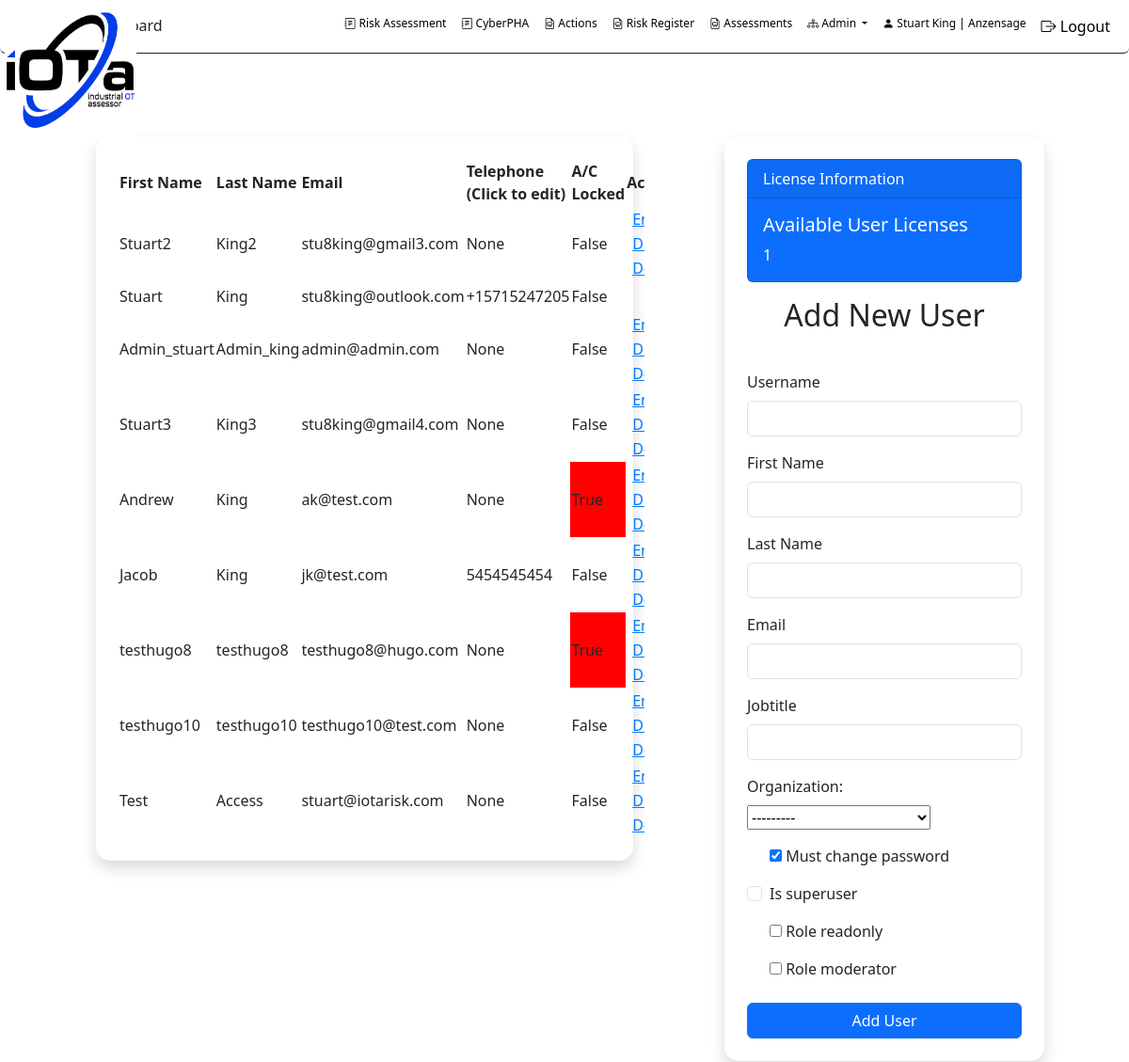
/OTRisk/admin_users/ (signed in), run on the app's committed database.
### accounts/models.py (models this page shows, shortened)
class UserProfile(models.Model):
    user = models.OneToOneField(User, on_delete=models.CASCADE)
    organization = models.ForeignKey(Organization, on_delete=models.CASCADE)
    must_change_password = models.BooleanField(default=True)
    abuse_flag = models.BooleanField(default=False)
    jobtitle = models.CharField(max_length=100, default='')
    role_moderator = models.BooleanField(default=False)
    role_readonly = models.BooleanField(default=False)
    phone_number = models.CharField(max_length=15, blank=True, null=True)
    two_factor_confirmed = models.BooleanField(default=False)
    failed_login_attempts = models.IntegerField(null=True, default=0)
    class Meta:
        db_table = 'userprofile'
        managed = True

class Organization(models.Model):
    id = models.AutoField(primary_key=True)
    name = models.CharField(max_length=255)
    address = models.TextField(null=True, blank=True)
    address2 = models.TextField(null=True, blank=True)
    city = models.TextField(null=True, blank=True)
    state = models.TextField(null=True, blank=True)
    zip = models.TextField(null=True, blank=True)
    country = models.TextField(null=True, blank=True)
    subscription_type = models.ForeignKey(SubscriptionType, on_delete=models.SET_NULL, null=True, blank=True)
    subscription_status = models.BooleanField(default=False)
    subscription_start = models.DateField(null=True, blank=True)
    subscription_end = models.DateField(null=True, blank=True)
    max_users = models.IntegerField(default=1, null=False)
    create_date = models.DateTimeField(auto_now_add=True)
    created_by = models.ForeignKey(settings.AUTH_USER_MODEL, on_delete=models.CASCADE,
                                   related_name='organization_creators')
    last_updated = models.DateTimeField(auto_now=True)
    class Meta:
        db_table = 'organization'
        managed = True
    def __str__(self):
        return self.name

### OTRisk/views.py (the view)
# urls.py: path('admin_users/', views.admin_users, name='admin_users'),
@login_required
def admin_users(request):
    current_user_profile = UserProfile.objects.get(user=request.user)
    organization = current_user_profile.organization
    total_users = UserProfile.objects.filter(organization=organization).count()
    max_users = organization.max_users
    available_licenses = max_users - total_users
    is_staff_user = request.user.is_staff
    if is_staff_user:
        user_profiles = UserProfile.objects.all()
    else:
        user_profiles = UserProfile.objects.filter(organization=organization)
    user_profiles = UserProfile.objects.filter(organization=organization)
    user_form = UserForm(request.POST or None)
    profile_form = UserProfileForm(request.POST or None)
    if request.method == 'POST':
        user_form = UserForm(request.POST)
        profile_data = request.POST.copy()
        if not request.user.is_staff:
            profile_data['organization'] = current_user_profile.organization.id
        profile_form = UserProfileForm(profile_data)
        if user_form.is_valid():
            password = generate_password()
            user = user_form.save(commit=False)
            user.set_password(password)  # Set the password correctly
            user.last_login = None  # Set last_login to Non
            user.is_superuser = user_form.cleaned_data.get('is_superuser', False)
            user.is_active = True
            user.save()
            if profile_form.is_valid():
                user_profile = profile_form.save(commit=False)
                user_profile.user = user
                user_profile.save()
                send_password_email(user.email, password)
                return redirect('/OTRisk/admin_users')
            else:
                pass
        else:
            pass
    else:
        user_form = UserForm()
        profile_form = UserProfileForm()
        current_user_profile = UserProfile.objects.get(user=request.user)
        organization = current_user_profile.organization
        user_profiles = UserProfile.objects.filter(organization=organization)
    return render(request, 'admin_users.html',
                  {'user_form': user_form, 'profile_form': profile_form, 'user_profiles': user_profiles,
                   'is_staff_user': is_staff_user, 'available_licenses': available_licenses})

### OTRisk/forms.py
class UserForm(forms.ModelForm):
    username = forms.CharField(widget=forms.TextInput(attrs={'class': 'form-control'}))
    first_name = forms.CharField(widget=forms.TextInput(attrs={'class': 'form-control'}))
    last_name = forms.CharField(widget=forms.TextInput(attrs={'class': 'form-control'}))
    email = forms.EmailField(widget=forms.EmailInput(attrs={'class': 'form-control'}))
    is_superuser = forms.BooleanField(required=False, widget=forms.CheckboxInput(attrs={'class': 'form-check-input'}))
    is_active = forms.BooleanField(required=False, widget=forms.CheckboxInput(attrs={'class': 'form-check-input'}))
    class Meta:
        model = User
        fields = ['username', 'first_name', 'last_name', 'email', 'is_superuser', 'is_active']

class UserProfileForm(forms.ModelForm):
    jobtitle = forms.CharField(
        widget=forms.TextInput(attrs={'class': 'form-control'}),  # Applying Bootstrap class
        max_length=100,
        required=False  # Set to True if this field is required
    )
    class Meta:
        model = UserProfile
        fields = ['organization', 'must_change_password', 'jobtitle', 'role_moderator', 'role_readonly']

### OTRisk/templates/OTRisk/admin_users.html (shortened to what this page needs)
{% load static %}
<!DOCTYPE html>
<html>
<head>
    <link rel="stylesheet" href="https://stackpath.bootstrapcdn.com/bootstrap/4.1.1/css/bootstrap.min.css">
    <link rel="stylesheet" href="https://cdnjs.cloudflare.com/ajax/libs/bootstrap-select/1.13.1/css/bootstrap-select.min.css">
    <link href="https://cdn.jsdelivr.net/npm/bootstrap-icons@1.7.1/font/bootstrap-icons.css" rel="stylesheet">
        <link rel="stylesheet" type="text/css" href="https://cdn.datatables.net/1.10.25/css/jquery.dataTables.css">
     {% load django_bootstrap5 %}
     {% bootstrap_css %}
</head>
<body>
<nav class="navbar navbar-expand-lg navbar-scroll shadow-0 border-bottom border-dark rounded">
  <div class="container-fluid d-flex justify-content-between">
   <a class="navbar-brand" href="{% url 'OTRisk:dashboardhome' %}"><img src="{% static 'images/iota - white 1.png' %}" style="height: 140px; width: 140px" class="navbar-logo" alt="">   </a>
      <h6 class="my-auto text-center flex-grow-1">Dashboard</h6>
    <div class="collapse navbar-collapse" id="navbarSupportedContent">
      <ul class="navbar-nav ms-auto">
        <li class="nav-item">
          <a class="nav-link"  style="font-size: 12px;" href="{% url 'OTRisk:qraw' %}"><i class="bi bi-journal-text"></i> Risk Assessment</a>
        </li>
        <li class="nav-item">
          <a class="nav-link" style="font-size: 12px;" href="{% url 'OTRisk:iotaphamanager' %}"><i class="bi bi-journal-text"></i> CyberPHA</a>
        </li>
          <li class="nav-item">
          <a class="nav-link" style="font-size: 12px;" href="{% url 'OTRisk:ra_actions_view_default' %}" tabindex="-1" ><i class="bi-file-earmark-easel"></i> Actions</a>
        </li>
        <li class="nav-item">
          <a class="nav-link" style="font-size: 12px;" href="{% url 'OTRisk:risk_register' %}" tabindex="-1" ><i class="bi-file-earmark-easel"></i> Risk Register</a>
        </li>
        <li class="nav-item">
          <a class="nav-link" style="font-size: 12px;" href="{% url 'OTRisk:list_frameworks' %}" tabindex="-1" ><i class="bi-file-earmark-easel"></i> Assessments</a>
        </li>
        <li class="nav-item dropdown">
            <a class="nav-link dropdown-toggle" href="#" id="navbarDropdown" role="button" data-bs-toggle="dropdown" aria-expanded="false" style="font-size: 12px;">
                <i class="bi bi-diagram-3"></i> Admin
              </a>
        </li>
        <li class="nav-item">
            <a class="nav-link" href="{% url 'accounts:profile' %}" style="font-size: 12px;">
                <i class="bi bi-person-fill"></i> {{ user.first_name }} {{ user.last_name }} | {{ user.userprofile.organization.name }}
            </a>
        </li>
          <li class="nav-item">
            <a class="nav-link" href="{% url 'logout' %}">
                <i class="bi bi-box-arrow-right"></i> Logout
            </a>
        </li>
      </ul>
    </div>
  </div>
</nav>
    <div class="row" style="height: 80px;">
    <div class="col-md-10 bg-white"></div>
    <div class="col-md-1 bg-white"></div>
</div>
<div class="row">
    <div class="col-md-10 bg-white" style="text-align: center"><h5></h5></div>
    <div class="col-md-1 bg-white"></div>
</div>
<div class="row">
<div class="col-md-1 bg-white"></div>
<div class = "col-md-10">
    <div class="row">
        <div class="col-md-7">
        <div class="bg-white p-4 shadow" style="border-radius: 15px;">
            <table id="usersTable" class="display">
    <thead>
        <tr>
            <th>First Name</th>
            <th>Last Name</th>
            <th>Email</th>
            <th>Telephone (Click to edit)</th>
            <th>A/C Locked</th>
            <th>Actions</th>
            <th>Save</th>
        </tr>
    </thead>
    <tbody>
        {% for user_profile in user_profiles %}
        <tr data-user-id="{{ user_profile.user.id }}">
            <td>{{ user_profile.user.first_name }}</td>
            <td>{{ user_profile.user.last_name }}</td>
            <td>{{ user_profile.user.email }}</td>
            <td onclick="makeEditable(this)">{{ user_profile.phone_number }}</td>
           <td style="{% if user_profile.user.is_active == 0 %}background-color: red;{% endif %}">
                {% if user_profile.user.is_active == 0 %}
                    True
                {% else %}
                    False
                {% endif %}
            </td>
            <td>
                {% if user_profile.user.id != request.user.id and request.user.is_superuser %}
                    <button id="enable-btn" class="enable-btn btn-link" style="border-style: none">Enable</button>
                    <button id="disable-btn" class="disable-btn btn-link" style="border-style: none">Disable</button>
                    <button id="delete-btn" class="delete-btn btn-link" style="border-style: none">Delete</button>
                {% endif %}
            </td>
            <td>
                <button onclick="saveChanges(this)">Save</button>
            </td>
        </tr>
        {% endfor %}
    </tbody>
</table>
        </div>
        </div>
        <div class="col-md-1 bg-white"></div>
<div class="col-md-4 bg-white p-4 shadow" style="border-radius: 15px;">
    {% if user.is_superuser %}
        <div class="row">
            <div class="col-md-12">
            <div class="card text-white bg-primary mb-3">
                <div class="card-header">License Information</div>
                <div class="card-body">
                    <h5 class="card-title">Available User Licenses</h5>
                    <p class="card-text">{{ available_licenses }}</p>
                </div>
            </div>
            </div>
                <h2 class="text-center mb-4">Add New User</h2>
                <form method="post" class="mt-3">
                    <div class="form-group mb-3">
                        <label for="id_username">Username</label>
                        {{ user_form.username }}
                    </div>
                    <div class="form-group mb-3">
                        <label for="id_first_name">First Name</label>
                        {{ user_form.first_name }}
                    </div>
                    <div class="form-group mb-3">
                        <label for="id_last_name">Last Name</label>
                        {{ user_form.last_name }}
                    </div>
                    <div class="form-group mb-3">
                        <label for="id_email">Email</label>
                        {{ user_form.email }}
                    </div>
                    <div class="form-group mb-3">
                        <label for="{{ profile_form.jobtitle.id_for_label }}">{{ profile_form.jobtitle.label }}</label>
                        {{ profile_form.jobtitle }}
                    </div>
                    {% if is_staff_user %}
                        <div class="mb-3">
                            {{ profile_form.organization.label_tag }}
                            {{ profile_form.organization }}
                        </div>
                    {% endif %}
                    <div class="form-check mb-3">
                        {{ profile_form.must_change_password }}
                        <label class="form-check-label" for="{{ profile_form.must_change_password.id_for_label }}">
                            {{ profile_form.must_change_password.label }}
                        </label>
                    </div>
                    <div class="form-check mb-3">
                        {{ user_form.is_superuser }}
                        <label class="form-check-label" for="{{ user_form.is_superuser.id_for_label }}">
                            {{ user_form.is_superuser.label }}
                        </label>
                    </div>
                    <div class="form-check mb-3">
                        {{ profile_form.role_readonly }}
                        <label class="form-check-label" for="{{ profile_form.role_readonly.id_for_label }}">
                            {{ profile_form.role_readonly.label }}
                        </label>
                    </div>
                    <div class="form-check mb-4">
                        {{ profile_form.role_moderator }}
                        <label class="form-check-label" for="{{ profile_form.role_moderator.id_for_label }}">
                            {{ profile_form.role_moderator.label }}
                        </label>
                    </div>
                    <button type="submit" class="btn btn-primary w-100">Add User</button>
                </form>
            </div>
        </div>
    {% else %}
        <h2 class="text-center">Your Information</h2>
        <p class="mt-4"><strong>First Name:</strong> {{ user.first_name }}</p>
        <p><strong>Last Name:</strong> {{ user.last_name }}</p>
        <p><strong>Email:</strong> {{ user.email }}</p>
        <p><strong>Active since:</strong> {{ user.date_joined }}</p>
    {% endif %}
</div>
    </div>
</div>
</body>
</html>

### OTRisk/templates/OTRisk/admin_users.html (style rules this page uses)
.navbar-scroll .nav-link, .navbar-scroll .navbar-toggler-icon, .navbar-scroll .navbar-brand { color: #000000; }
.navbar-scroll { background-color: #ffffff; text-decoration-color: #000000; }
.navbar-scrolled .nav-link, .navbar-scrolled .navbar-toggler-icon, .navbar-scroll .navbar-brand { color: #262626; }
.navbar-logo { position: absolute; top: 5px; left: 5px; height: 100px; z-index: 10; }

### data on the page
UserProfile: user.first_name "Stuart2", user.last_name "King2", user.email "stu8king@gmail3.com", phone_number "None", shows "False", shows "Enable"
UserProfile: user.first_name "Stuart", user.last_name "King", user.email "stu8king@outlook.com", phone_number "+15715247205", shows "False"
UserProfile: user.first_name "Admin_stuart", user.last_name "Admin_king", user.email "admin@admin.com", phone_number "None", shows "False", shows "Enable"
UserProfile: user.first_name "Stuart3", user.last_name "King3", user.email "stu8king@gmail4.com", phone_number "None", shows "False", shows "Enable"
UserProfile: user.first_name "Andrew", user.last_name "King", user.email "ak@test.com", phone_number "None", shows "True", shows "Enable"
UserProfile: user.first_name "Jacob", user.last_name "King", user.email "jk@test.com", phone_number "5454545454", shows "False", shows "Enable"
UserProfile: user.first_name "testhugo8", user.last_name "testhugo8", user.email "testhugo8@hugo.com", phone_number "None", shows "True", shows "Enable"
UserProfile: user.first_name "testhugo10", user.last_name "testhugo10", user.email "testhugo10@test.com", phone_number "None", shows "False", shows "Enable"
UserProfile: user.first_name "Test", user.last_name "Access", user.email "stuart@iotarisk.com", phone_number "None", shows "False", shows "Enable"

### other printed values
{{ user.first_name }} "Stuart"
{{ user.last_name }} "King"
{{ user.userprofile.organization.name }} "Anzensage"
{{ available_licenses }} "1"
{{ profile_form.jobtitle.label }} "Jobtitle"
{{ profile_form.organization.label_tag }} "Organization:"
{{ profile_form.must_change_password.label }} "Must change password"
{{ user_form.is_superuser.label }} "Is superuser"
{{ profile_form.role_readonly.label }} "Role readonly"
{{ profile_form.role_moderator.label }} "Role moderator"
